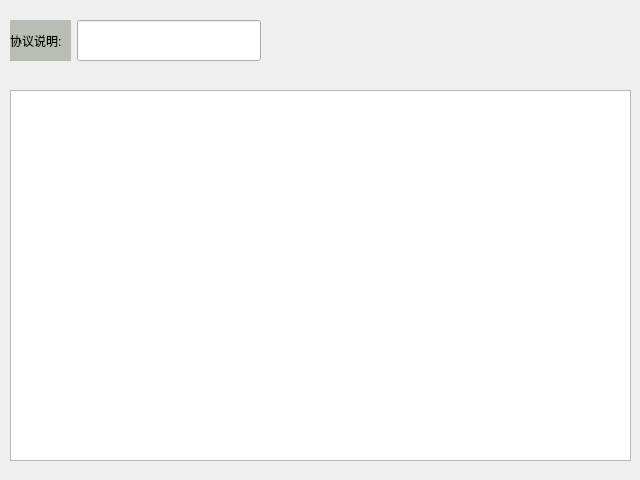
<?xml version="1.0" encoding="UTF-8"?>
<ui version="4.0">
 <class>DialogProto</class>
 <widget class="QDialog" name="DialogProto">
  <property name="geometry">
   <rect>
    <x>0</x>
    <y>0</y>
    <width>640</width>
    <height>480</height>
   </rect>
  </property>
  <property name="windowTitle">
   <string>Dialog</string>
  </property>
  <widget class="QPlainTextEdit" name="plainTextEdit">
   <property name="geometry">
    <rect>
     <x>10</x>
     <y>90</y>
     <width>621</width>
     <height>371</height>
    </rect>
   </property>
  </widget>
  <widget class="QWidget" name="layoutWidget">
   <property name="geometry">
    <rect>
     <x>10</x>
     <y>20</y>
     <width>251</width>
     <height>41</height>
    </rect>
   </property>
   <layout class="QHBoxLayout" name="horizontalLayout" stretch="1,3">
    <item>
     <widget class="QLabel" name="label">
      <property name="styleSheet">
       <string notr="true">background-color: rgb(186, 189, 182);</string>
      </property>
      <property name="text">
       <string>协议说明:</string>
      </property>
     </widget>
    </item>
    <item>
     <widget class="QLineEdit" name="lineEdit">
      <property name="sizePolicy">
       <sizepolicy hsizetype="Expanding" vsizetype="Expanding">
        <horstretch>0</horstretch>
        <verstretch>0</verstretch>
       </sizepolicy>
      </property>
     </widget>
    </item>
   </layout>
  </widget>
 </widget>
 <resources/>
 <connections/>
</ui>
